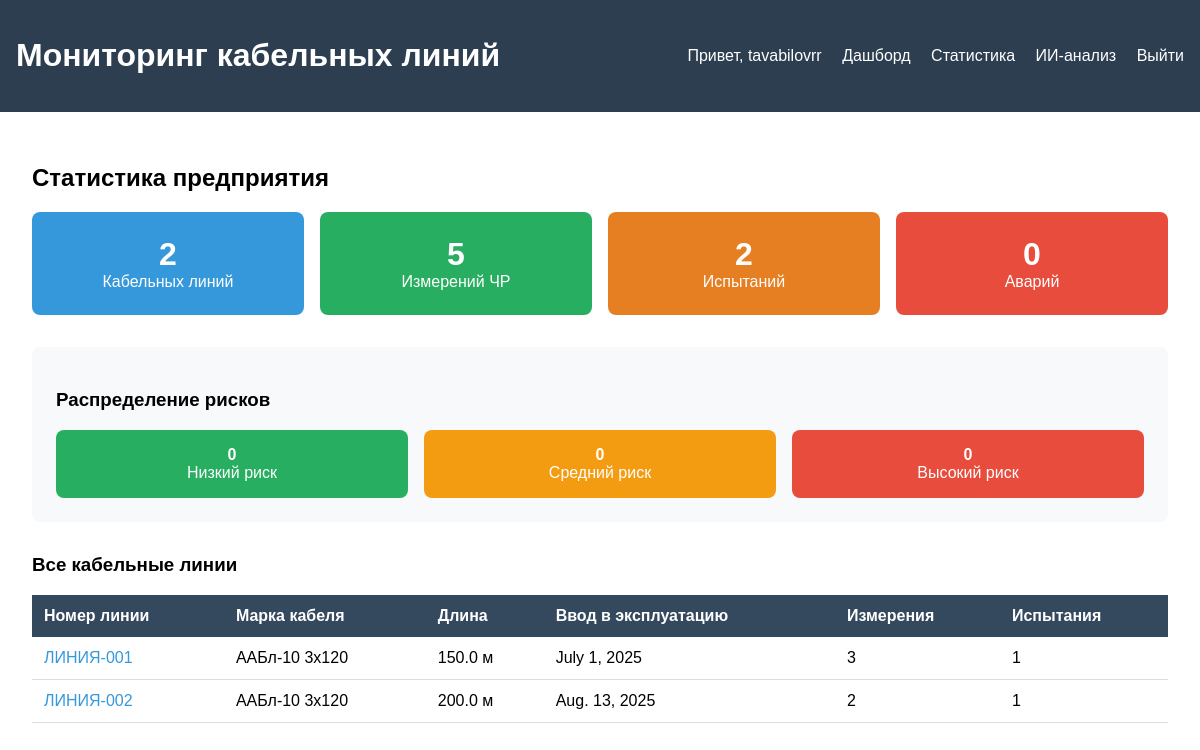
The page /statistics/ (signed in) on the database its author committed.
### cable_manager/models.py (models this page shows, shortened)
class CableLine(models.Model):
    number = models.CharField(max_length=100, unique=True, verbose_name="Номер кабельной линии")
    enterprise = models.ForeignKey(Enterprise, on_delete=models.CASCADE, verbose_name="Предприятие")
    cable_brand = models.CharField(max_length=255, verbose_name="Марка кабеля")
    start_muff = models.CharField(max_length=255, verbose_name="Марка концевой муфты в начале")
    end_muff = models.CharField(max_length=255, verbose_name="Марка концевой муфты в конце")
    connect_muff_1 = models.CharField(max_length=255, blank=True, null=True, verbose_name="1-я соединительная муфта")
    connect_muff_2 = models.CharField(max_length=255, blank=True, null=True, verbose_name="2-я соединительная муфта")
    connect_muff_3 = models.CharField(max_length=255, blank=True, null=True, verbose_name="3-я соединительная муфта")
    length = models.FloatField(validators=[MinValueValidator(0.0)], verbose_name="Длина кабеля (м)")
    core_count = models.PositiveIntegerField(verbose_name="Количество жил")
    commissioning_date = models.DateField(verbose_name="Дата ввода в эксплуатацию")
    created_at = models.DateTimeField(auto_now_add=True, verbose_name="Дата создания записи")
    updated_at = models.DateTimeField(auto_now=True, verbose_name="Дата последнего обновления")
    class Meta:
        verbose_name = 'Кабельная линия'
        verbose_name_plural = 'Кабельные линии'

### cable_manager/views.py (the view)
# urls.py: path('statistics/', views.statistics, name='statistics'),
@login_required
def statistics(request):
    user_enterprise = request.user.userprofile.enterprise
    cable_lines = CableLine.objects.filter(enterprise=user_enterprise)
    total_cables = cable_lines.count()
    total_measurements = PDDMeasurementSession.objects.filter(cable_line__in=cable_lines).count()
    total_tests = HighVoltageTest.objects.filter(cable_line__in=cable_lines).count()
    total_accidents = Accident.objects.filter(cable_line__in=cable_lines).count()
    analyzer = CableAIAnalyzer()
    risk_distribution = {'Низкий': 0, 'Средний': 0, 'Высокий': 0}
    for cable in cable_lines:
        risk_level, _ = analyzer.predict_risk(cable)
        if risk_level in risk_distribution:
            risk_distribution[risk_level] += 1
    context = {
        'total_cables': total_cables,
        'total_measurements': total_measurements,
        'total_tests': total_tests,
        'total_accidents': total_accidents,
        'risk_distribution': risk_distribution,
        'cable_lines': cable_lines,
    }
    return render(request, 'cable_manager/statistics.html', context)

### cable_manager/ai_analyzer.py (called while the page is built, shortened)
    def predict_risk(self, cable_line):
        if self.model is None:
            return "Модель не обучена", 0

    def load_model(self):
        try:
            if os.path.exists(self.model_path) and os.path.exists(self.scaler_path):
                self.model = joblib.load(self.model_path)
                self.scaler = joblib.load(self.scaler_path)
                print("Модель загружена")
        except Exception as e:
            print(f"Ошибка загрузки модели: {e}")
            self.model = None

### cable_manager/templates/cable_manager/statistics.html
{% extends 'cable_manager/base.html' %}
{% block content %}
<div style="max-width: 1200px; margin: 0 auto;">
    <h2>Статистика предприятия</h2>
    <div style="display: grid; grid-template-columns: repeat(auto-fit, minmax(200px, 1fr)); gap: 1rem; margin-bottom: 2rem;">
        <div style="background: #3498db; color: white; padding: 1.5rem; border-radius: 8px; text-align: center;">
            <h3 style="margin: 0; font-size: 2rem;">{{ total_cables }}</h3>
            <p style="margin: 0;">Кабельных линий</p>
        </div>
        <div style="background: #27ae60; color: white; padding: 1.5rem; border-radius: 8px; text-align: center;">
            <h3 style="margin: 0; font-size: 2rem;">{{ total_measurements }}</h3>
            <p style="margin: 0;">Измерений ЧР</p>
        </div>
        <div style="background: #e67e22; color: white; padding: 1.5rem; border-radius: 8px; text-align: center;">
            <h3 style="margin: 0; font-size: 2rem;">{{ total_tests }}</h3>
            <p style="margin: 0;">Испытаний</p>
        </div>
        <div style="background: #e74c3c; color: white; padding: 1.5rem; border-radius: 8px; text-align: center;">
            <h3 style="margin: 0; font-size: 2rem;">{{ total_accidents }}</h3>
            <p style="margin: 0;">Аварий</p>
        </div>
    </div>
    <div style="background: #f8f9fa; padding: 1.5rem; border-radius: 8px; margin-bottom: 2rem;">
        <h3>Распределение рисков</h3>
        <div style="display: grid; grid-template-columns: repeat(auto-fit, minmax(150px, 1fr)); gap: 1rem;">
            <div style="text-align: center;">
                <div style="background: #27ae60; color: white; padding: 1rem; border-radius: 8px;">
                    <h4 style="margin: 0;">{{ risk_distribution.Низкий }}</h4>
                    <p style="margin: 0;">Низкий риск</p>
                </div>
            </div>
            <div style="text-align: center;">
                <div style="background: #f39c12; color: white; padding: 1rem; border-radius: 8px;">
                    <h4 style="margin: 0;">{{ risk_distribution.Средний }}</h4>
                    <p style="margin: 0;">Средний риск</p>
                </div>
            </div>
            <div style="text-align: center;">
                <div style="background: #e74c3c; color: white; padding: 1rem; border-radius: 8px;">
                    <h4 style="margin: 0;">{{ risk_distribution.Высокий }}</h4>
                    <p style="margin: 0;">Высокий риск</p>
                </div>
            </div>
        </div>
    </div>
    <div>
        <h3>Все кабельные линии</h3>
        <div style="overflow-x: auto;">
            <table style="width: 100%; border-collapse: collapse;">
                <thead>
                    <tr style="background: #34495e; color: white;">
                        <th style="padding: 0.75rem; text-align: left;">Номер линии</th>
                        <th style="padding: 0.75rem; text-align: left;">Марка кабеля</th>
                        <th style="padding: 0.75rem; text-align: left;">Длина</th>
                        <th style="padding: 0.75rem; text-align: left;">Ввод в эксплуатацию</th>
                        <th style="padding: 0.75rem; text-align: left;">Измерения</th>
                        <th style="padding: 0.75rem; text-align: left;">Испытания</th>
                    </tr>
                </thead>
                <tbody>
                    {% for cable in cable_lines %}
                    <tr style="border-bottom: 1px solid #ddd;">
                        <td style="padding: 0.75rem;">
                            <a href="{% url 'cable_line_detail' cable.id %}" style="text-decoration: none; color: #3498db;">
                                {{ cable.number }}
                            </a>
                        </td>
                        <td style="padding: 0.75rem;">{{ cable.cable_brand }}</td>
                        <td style="padding: 0.75rem;">{{ cable.length }} м</td>
                        <td style="padding: 0.75rem;">{{ cable.commissioning_date }}</td>
                        <td style="padding: 0.75rem;">
                            {{ cable.pddmeasurementsession_set.count }}
                        </td>
                        <td style="padding: 0.75rem;">
                            {{ cable.highvoltagetest_set.count }}
                        </td>
                    </tr>
                    {% empty %}
                    <tr>
                        <td colspan="6" style="padding: 1rem; text-align: center; color: #666;">
                            Нет кабельных линий
                        </td>
                    </tr>
                    {% endfor %}
                </tbody>
            </table>
        </div>
    </div>
</div>
{% endblock %}

### cable_manager/templates/cable_manager/base.html (shortened to what this page needs)
<!DOCTYPE html>
<html lang="ru">
<head>
</head>
<body>
    <div class="header">
        <div class="nav">
            <h1>Мониторинг кабельных линий</h1>
            <div class="nav-links">
                {% if user.is_authenticated %}
                    <span>Привет, {{ user.username }}</span>
                    <a href="{% url 'dashboard' %}">Дашборд</a>
                    <a href="{% url 'statistics' %}">Статистика</a>
                    <a href="{% url 'ai_analysis' %}">ИИ-анализ</a>
                    <a href="{% url 'logout' %}">Выйти</a>
                {% else %}
                    <a href="{% url 'login' %}">Войти</a>
                {% endif %}
            </div>
        </div>
    </div>
    <div class="container">
        {% block content %}
        {% endblock %}
    </div>
</body>
</html>

### cable_manager/templates/cable_manager/base.html (style rules this page uses)
body { font-family: Arial, sans-serif; margin: 0; padding: 0; }
.header { background: #2c3e50; color: white; padding: 1rem; }
.nav { display: flex; justify-content: space-between; align-items: center; }
.nav-links a { color: white; margin-left: 1rem; text-decoration: none; }
.container { max-width: 1200px; margin: 0 auto; padding: 2rem; }

### rows shown on the page
CableLine: number "ЛИНИЯ-001", cable_brand "ААБл-10 3х120", length "150.0", commissioning_date "July 1, 2025", pddmeasurementsession_set.count "3", highvoltagetest_set.count "1"
CableLine: number "ЛИНИЯ-002", cable_brand "ААБл-10 3х120", length "200.0", commissioning_date "Aug. 13, 2025", pddmeasurementsession_set.count "2", highvoltagetest_set.count "1"

### other values the page prints
{{ user.username }} "tavabilovrr"
{{ total_cables }} "2"
{{ total_measurements }} "5"
{{ total_tests }} "2"
{{ total_accidents }} "0"
{{ risk_distribution.Низкий }} "0"
{{ risk_distribution.Средний }} "0"
{{ risk_distribution.Высокий }} "0"
